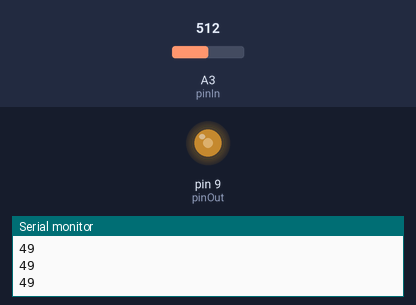
A sketch run on a simulated Arduino Uno, built with avr-gcc and run on an emulated ATmega328P. On the bench: output pins drawn as LEDs (lit = HIGH), the last lines printed to the serial monitor. The inputs (shaded band) are chosen by the test bench; at power-on: A3 (pinIn) = 512.

Above: at 1.2 s.
1.3 s: A3 (pinIn) set to 716
At 1.9 s:
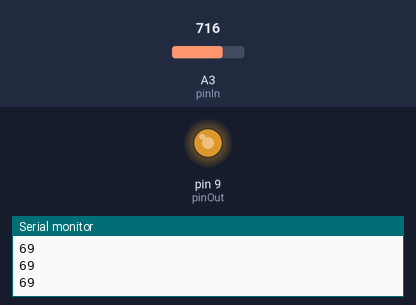
2.8 s: A3 (pinIn) set to 900
At 3.1 s:
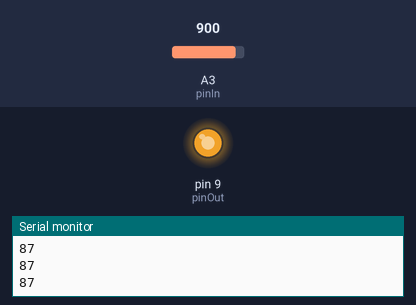
4.3 s: A3 (pinIn) set to 122
At 5.4 s:
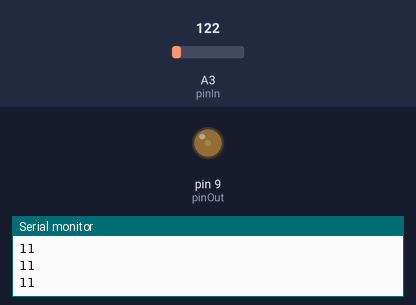
5.8 s: A3 (pinIn) set to 0
At 6.6 s:
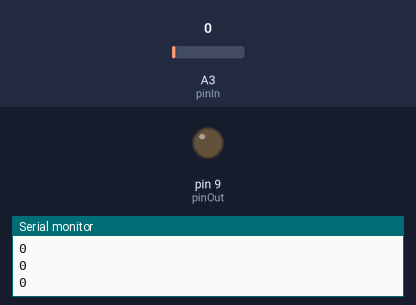
7.3 s: A3 (pinIn) set to 511
At 7.7 s:
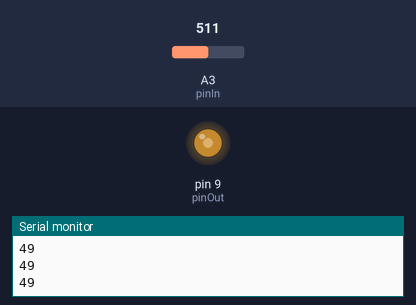
Timing chart, 0 to 9.8 s (numbered marks = the images above; inputs shaded):
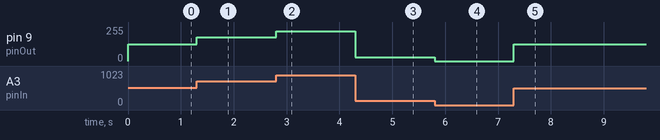

Measured:
- after the input at 1.3 s, pin 9 (pinOut): 127/255 → 178/255 at once
- after the input at 2.8 s, pin 9 (pinOut): 178/255 → 224/255 at once
- after the input at 4.3 s, pin 9 (pinOut): 224/255 → 30/255 at once
- after the input at 5.8 s, pin 9 (pinOut): 30/255 → 0/255 at once
- after the input at 7.3 s, pin 9 (pinOut): 0/255 → 127/255 at once

The sketch:

MotorDC_PWM.ino
```cpp
/*
  Variar a velocidade de um motor DC
 Entrada: A3  - controlada por um pot
 Saída:   9   - ligado o motor e um led

 */
const int pinIn = A3;
const int pinOut = 9;

void setup() {
  Serial.begin(9600);
}


void loop() {
  int valIn = 0;

  // variar a velocidade do motor conforme movimento do potenciometro ;
  analogWrite(pinOut, valIn = map(analogRead(pinIn),0,1023,0,255));
  Serial.println((valIn*100)/255);
}
```
